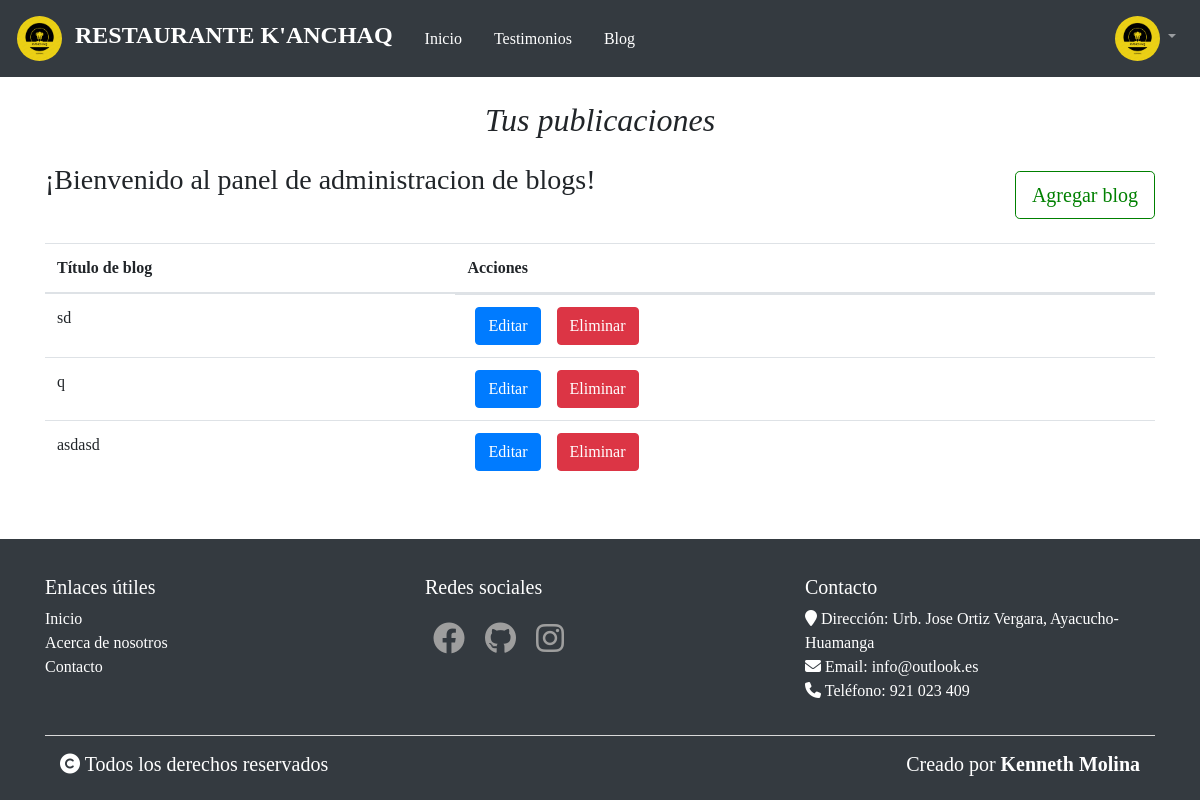
The app's page /post/posts (signed in), older data.
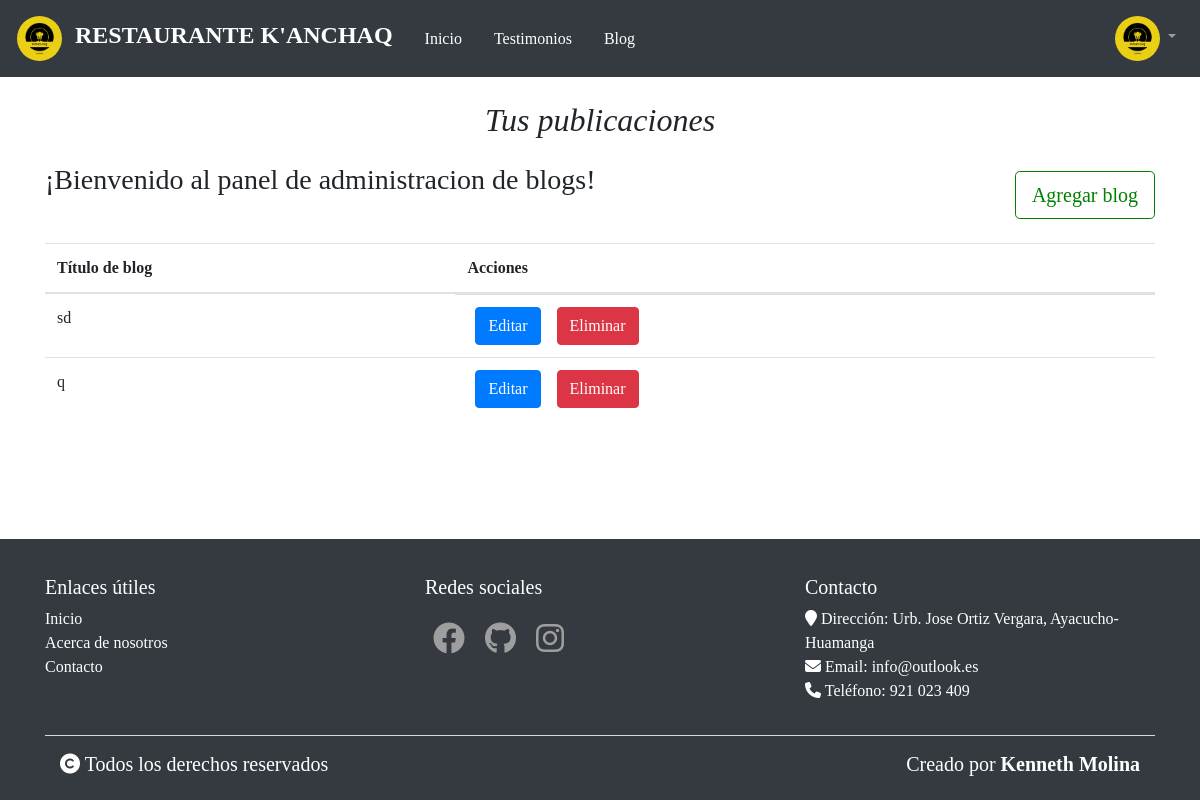
The same page, newer data.
### blogr/models.py (models this page shows, shortened)
class Post(db.Model):
    __tablename__ = 'posts'
    id = db.Column(db.Integer, primary_key=True)
    author_id = db.Column(db.Integer, db.ForeignKey('users.id'), nullable=False)
    url = db.Column(db.String(200), nullable=False, unique=True)
    title = db.Column(db.String(100), nullable=False)
    info = db.Column(db.Text, nullable=False)
    content = db.Column(db.Text, nullable=False)
    created_at = db.Column(db.DateTime, default=datetime.utcnow, nullable=False)
    author = db.relationship(User, backref=db.backref('posts', lazy=True))

### blogr/post.py (the view)
@bp.route('/posts')
@login_required
def posts():
    posts = Post.query.all()
    return render_template('admin/post.html',posts= posts)

### blogr/auth.py (called while the page is built)
def login_required(view):
    @functools.wraps(view)
    def wrapped_view(**kwargs):
        if g.user is None:
            return redirect(url_for('auth.login',id=id))
        return view(**kwargs)
    return wrapped_view

@bp.before_app_request
def load_logged_in_user():
    user_id = session.get('user_id')
    if user_id is not None:
        g.user = User.query.get(user_id)
    else:
        pass  # abort(404)

### blogr/templates/admin/post.html (shortened to what this page needs)
{% extends 'base.html' %}
{% block content %}
<div class="container">
  <h2 class="my-4">Tus publicaciones</h2>
  <div class="row mb-4">
    <div class="col-12">
      <h3 class="d-inline-block mr-3">¡Bienvenido al panel de administracion de blogs!</h3>
      <a href="{{ url_for('post.create')}}" class="btn btn-success float-right mt-2 btn-lg"
        style="border-color: green; color: green; background-color: white;">Agregar blog</a>
    </div>
  </div>
  <table class="table">
    <thead>
      <tr>
        <th scope="col">Título de blog</th>
        <th scope="col">Acciones</th>
      </tr>
    </thead>
    <tbody>
      {% for post in posts | reverse %}
      {% if g.user.id == post.author_id %}
      <tr>
        <td>{{ post.title }}</td>
        <td class="d-flex justify-content">
          <a href="{{ url_for('post.update', id=post.id) }}" class="btn btn-primary mx-2">Editar</a>
          <form action="{{ url_for('post.delete', id=post.id) }}" method="post"
            onsubmit="return confirm('¿Estás seguro de que deseas eliminar esta publicación?')">
            <button type="submit" class="btn btn-danger mx-2">Eliminar</button> <br>
          </form> <br>
        </td>
      </tr>
      {% endif %}
      {% endfor %}
    </tbody>
  </table>
</div>
{% endblock %}

Row changes from the older to the newer data that the page shows:
removed Post: title "asdasd"
